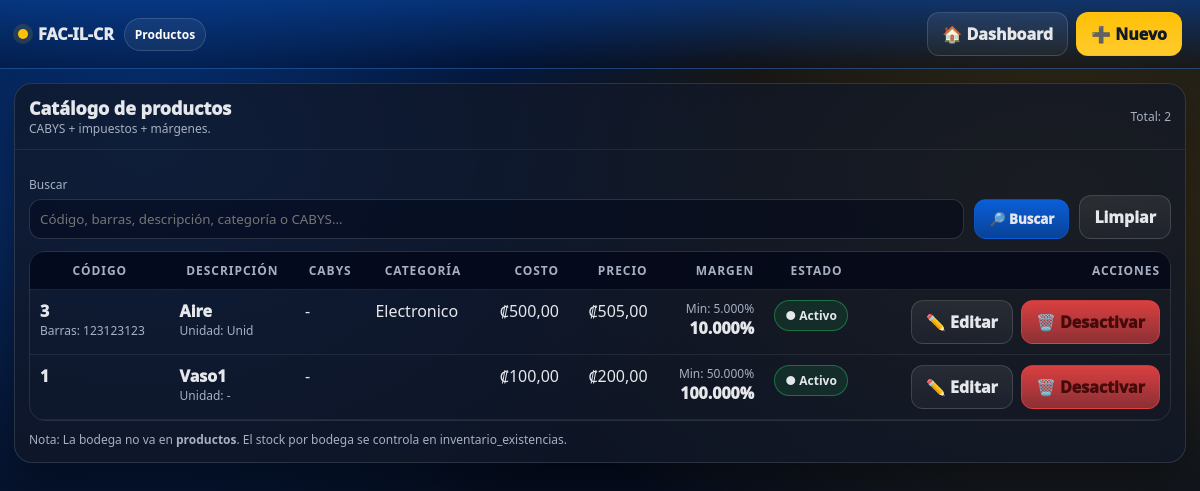
Screenshot of /productos.php (signed in) with the database file from the repository.
### tables this page shows
CREATE TABLE `productos` (
  `id` int(11) NOT NULL,
  `empresa_id` int(11) NOT NULL,
  `codigo` varchar(50) NOT NULL,
  `codigo_barras` varchar(60) DEFAULT NULL,
  `descripcion` varchar(220) NOT NULL,
  `categoria` varchar(80) DEFAULT NULL,
  `cabys` varchar(20) DEFAULT NULL,
  `unidad` varchar(10) DEFAULT NULL,
  `costo` decimal(18,2) NOT NULL DEFAULT 0.00,
  `margen` decimal(6,3) NOT NULL DEFAULT 0.000,
  `margen_minimo` decimal(6,3) NOT NULL DEFAULT 0.000,
  `precio` decimal(18,2) NOT NULL DEFAULT 0.00,
  `impuesto_id` int(11) DEFAULT NULL,
  `estado` tinyint(4) NOT NULL DEFAULT 1,
  `created_at` timestamp NOT NULL DEFAULT current_timestamp(),
  `updated_at` timestamp NULL DEFAULT NULL ON UPDATE current_timestamp(),
  `stock_minimo` decimal(18,3) NOT NULL DEFAULT 0.000
);

### productos.php (the view, shortened to what this page needs)
<?php
session_start(); require_once "config/db.php";
$empresa_id = (int)$_SESSION['empresa_id'];
$q = trim($_GET['q'] ?? '');
$params = [$empresa_id];
$where = "empresa_id=?";
$st = $pdo->prepare("SELECT id,codigo,COALESCE(codigo_barras,'') codigo_barras,descripcion,COALESCE(categoria,'') categoria,
                            cabys,unidad,costo,margen,margen_minimo,precio,estado
                     FROM productos
                     WHERE $where
                     ORDER BY id DESC
                     LIMIT 500");
$st->execute($params);
$rows = $st->fetchAll(PDO::FETCH_ASSOC);
function h($s){ return htmlspecialchars((string)$s, ENT_QUOTES, 'UTF-8'); }
?>
<!doctype html>
<html lang="es">
<head>
</head>
<body>
<div class="header">
  <div class="brand"><span class="dot"></span> FAC-IL-CR <span class="pill">Productos</span></div>
  <div class="actions">
    <a class="btn" href="dashboard.php">🏠 Dashboard</a>
    <a class="btn warn" href="productos_nuevo.php">➕ Nuevo</a>
  </div>
</div>
<div class="wrap">
  <div class="card">
    <div class="hd">
      <div>
        <div style="font-weight:1000;font-size:18px">Catálogo de productos</div>
        <div class="small">CABYS + impuestos + márgenes.</div>
      </div>
      <div class="small">Total: <?=count($rows)?></div>
    </div>
    <div class="bd">
      <form method="get" class="grid">
        <div>
          <div class="label">Buscar</div>
          <input class="input" name="q" value="<?=h($q)?>" placeholder="Código, barras, descripción, categoría o CABYS...">
        </div>
        <div>
          <div class="label">&nbsp;</div>
          <button class="btn primary" type="submit">🔎 Buscar</button>
        </div>
        <div>
          <div class="label">&nbsp;</div>
          <a class="btn" href="productos.php">Limpiar</a>
        </div>
      </form>
      <div style="margin-top:12px;overflow:auto;border:1px solid rgba(255,255,255,.10);border-radius:16px">
        <table class="table">
          <thead>
            <tr>
              <th>Código</th>
              <th>Descripción</th>
              <th>CABYS</th>
              <th>Categoría</th>
              <th class="right">Costo</th>
              <th class="right">Precio</th>
              <th class="right">Margen</th>
              <th>Estado</th>
              <th class="right">Acciones</th>
            </tr>
          </thead>
          <tbody>
          <?php foreach($rows as $r): ?>
            <tr>
              <td>
                <div style="font-weight:1000"><?=h($r['codigo'])?></div>
                <?php if($r['codigo_barras']): ?><div class="small">Barras: <?=h($r['codigo_barras'])?></div><?php endif; ?>
              </td>
              <td>
                <div style="font-weight:1000"><?=h($r['descripcion'])?></div>
                <div class="small">Unidad: <?=h($r['unidad'] ?? '-')?></div>
              </td>
              <td><?=h($r['cabys'] ?? '-')?></td>
              <td><?=h($r['categoria'] ?? '-')?></td>
              <td class="right">₡<?=number_format((float)$r['costo'],2,',','.')?></td>
              <td class="right">₡<?=number_format((float)$r['precio'],2,',','.')?></td>
              <td class="right">
                <div class="small">Min: <?=number_format((float)$r['margen_minimo'],3,'.','')?>%</div>
                <div style="font-weight:1000"><?=number_format((float)$r['margen'],3,'.','')?>%</div>
              </td>
              <td>
                <?php if((int)$r['estado']===1): ?>
                  <span class="tag ok">● Activo</span>
                <?php else: ?>
                  <span class="tag off">● Inactivo</span>
                <?php endif; ?>
              </td>
              <td class="right">
                <div class="actions">
                  <a class="btn" href="productos_editar.php?id=<?=$r['id']?>">✏️ Editar</a>
                  <a class="btn bad" href="productos_eliminar.php?id=<?=$r['id']?>" onclick="return confirm('¿Desactivar producto?');">🗑️ Desactivar</a>
                </div>
              </td>
            </tr>
          <?php endforeach; ?>
          </tbody>
        </table>
      </div>
      <div class="small" style="margin-top:10px">
        Nota: La bodega no va en <b>productos</b>. El stock por bodega se controla en <code>inventario_existencias</code>.
      </div>
    </div>
  </div>
</div>
</body>
</html>

### productos.php (style rules this page uses)
:root { --azul:#0b5ed7; --azul-metal:#084298; --amarillo:#ffc107; --amarillo-metal:#ffca2c; --fondo:#071225; --card:rgba(17,24,39,.78); --borde:rgba(255,255,255,.12); --txt:#e5e7eb; --muted:#a7b0c2; --ok:#22c55e; --bad:#ef4444; }
* { box-sizing:border-box;font-family:system-ui,-apple-system,Segoe UI,Roboto,Arial }
body { margin:0;color:var(--txt); background: radial-gradient(1000px 680px at 12% 18%, rgba(11,94,215,.52), transparent 62%), radial-gradient(1000px 680px at 88% 24%, rgba(255,193,7,.22), transparent 60%), linear-gradient(180deg,#020617,var(--fondo)); min-height:100vh; }
.header { display:flex;align-items:center;justify-content:space-between;gap:14px; padding:12px 18px;border-bottom:1px solid rgba(255,255,255,.08); background:linear-gradient(180deg, rgba(8,66,152,.65), rgba(2,6,23,.25)); position:sticky;top:0;backdrop-filter: blur(12px); z-index:60; }
.brand { display:flex;align-items:center;gap:10px;font-weight:1000 }
.dot { width:10px;height:10px;border-radius:50%;background:var(--amarillo);box-shadow:0 0 0 5px rgba(255,193,7,.12) }
.pill { padding:7px 10px;border-radius:999px;border:1px solid rgba(255,255,255,.14);background:rgba(255,255,255,.06);font-size:12px;font-weight:900;color:#fff }
.btn { display:inline-flex;align-items:center;justify-content:center;gap:8px; padding:10px 14px;border-radius:12px;border:1px solid rgba(255,255,255,.14); background:linear-gradient(180deg,rgba(255,255,255,.08),rgba(255,255,255,.04)); color:var(--txt);font-weight:1000;cursor:pointer;text-decoration:none; }
.btn.primary { background:linear-gradient(180deg,var(--azul),var(--azul-metal));border-color:rgba(11,94,215,.45) }
.btn.warn { background:linear-gradient(180deg,var(--amarillo),var(--amarillo-metal));border-color:rgba(255,193,7,.55);color:#111827 }
.btn.bad { background:linear-gradient(180deg,rgba(239,68,68,.9),rgba(239,68,68,.55));border-color:rgba(239,68,68,.55);color:#450a0a }
.wrap { max-width:1400px;margin:auto;padding:14px }
.card { background:var(--card);border:1px solid var(--borde);border-radius:18px;box-shadow:0 18px 50px rgba(0,0,0,.45);overflow:hidden }
.card .hd { padding:12px 14px;border-bottom:1px solid rgba(255,255,255,.08);display:flex;justify-content:space-between;gap:10px;align-items:center }
.card .bd { padding:14px }
.input { width:100%;padding:10px;border-radius:12px;border:1px solid rgba(255,255,255,.14); background:rgba(2,6,23,.45);color:var(--txt);outline:none; }
.label { font-size:12px;color:var(--muted);margin:8px 0 6px }
.grid { display:grid;grid-template-columns:1fr auto auto;gap:10px;align-items:end }
.table { width:100%;border-collapse:collapse }
.table th,.table td { padding:10px;border-bottom:1px solid rgba(255,255,255,.08);vertical-align:top }
.table th { font-size:12px;color:var(--muted);text-transform:uppercase;letter-spacing:.08em;position:sticky;top:0;background:rgba(2,6,23,.75);backdrop-filter: blur(10px) }
.right { text-align:right }
.tag { display:inline-flex;align-items:center;gap:8px;padding:6px 10px;border-radius:999px;border:1px solid rgba(255,255,255,.14);background:rgba(255,255,255,.06);font-weight:900;font-size:12px }
.tag.ok { border-color:rgba(34,197,94,.45);background:rgba(34,197,94,.12) }
.small { font-size:12px;color:var(--muted) }
.actions { display:flex;gap:8px;flex-wrap:wrap;justify-content:flex-end }

### rows the page displays
productos: codigo "3", codigo_barras "123123123", descripcion "Aire", unidad "Unid", cabys "-", categoria "Electronico", costo "500,00", precio "505,00", margen_minimo "5.000", margen "10.000", estado "● Activo"
productos: codigo "1", descripcion "Vaso1", unidad "-", cabys "-", costo "100,00", precio "200,00", margen_minimo "50.000", margen "100.000", estado "● Activo"

### other values shown
count($rows) "2"
